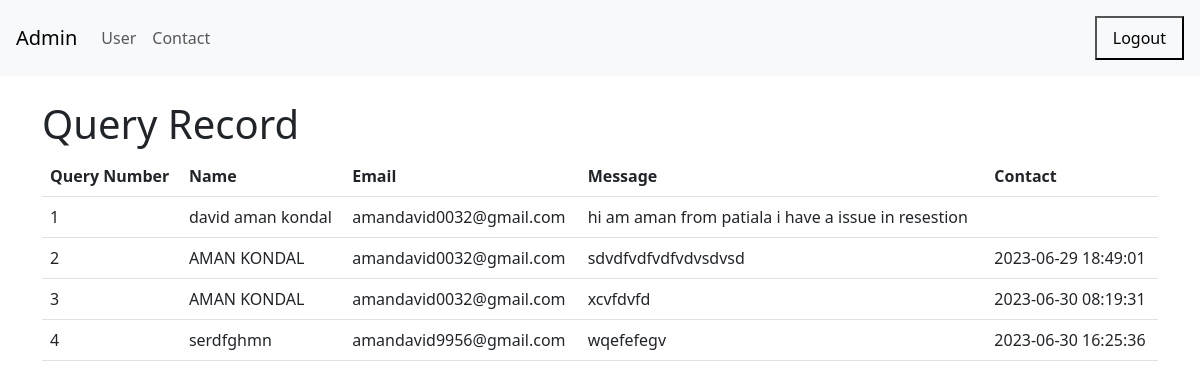
The page /admin/contact.php (signed in) on the database its author committed.
### tables this page shows
CREATE TABLE `contact` (
  `id` int(10) NOT NULL,
  `name` varchar(20) NOT NULL,
  `email` varchar(50) NOT NULL,
  `message` varchar(200) NOT NULL,
  `date` datetime DEFAULT NULL
);

### admin/contact.php (the view, shortened to what this page needs)
<?php
include "../include/main.php";
?>
<!DOCTYPE html>
<html>
<head>
    <link href="https://cdn.jsdelivr.net/npm/bootstrap@5.3.0-alpha1/dist/css/bootstrap.min.css" rel="stylesheet">
</head>
<body>
    <div class="relative w-full bg-white">
        <nav class="navbar navbar-expand-lg navbar-light bg-light p-3">
            <a class="navbar-brand" href="#">Admin </a>
            <div class="collapse navbar-collapse" id="navbarNav">
                <ul class="navbar-nav">
                    <li class="nav-item active">
                        <a class="nav-link" href="admin-view.php">User</a>
                    </li>
                    <li class="nav-item">
                        <a class="nav-link" href="contact.php">Contact</a>
                    </li>
                </ul>
            </div>
            <a href="../logout.php"><button type="button" type="logout" class="rounded-md bg-transparent px-3 py-2 text-sm font-semibold text-black hover:bg-black/10 focus-visible:outline focus-visible:outline-2 focus-visible:outline-offset-2 focus-visible:outline-black">
                    Logout
                </button></a>
        </nav>
    </div>
    <div class="container">
        <br />
        <h1>Query Record</h1>
        <table class="table">
            <thead class="thead-dark">
                <tr>
                    <th scope="col">Query Number</th>
                    <th scope="col">Name</th>
                    <th scope="col">Email</th>
                    <th scope="col">Message</th>
                    <th scope="col">Contact</th>
                </tr>
            </thead>
            <tbody>
                <?php
                $query = "SELECT * FROM contact ";
                $result = mysqli_query($conn, $query);
                $count = 1;
                if ($result) {
                    if (mysqli_num_rows($result) > 0) {
                        foreach ($result as $data) {
                ?>
                            <tr>
                                <td><?= $count++ ?></td>
                                <td><?= $data['name']; ?></td>
                                <td><?= $data['email']; ?></td>
                                <td><?= $data['message'] ?></td>
                                <td><?= $data['date'] ?></td>
                            </tr>
                <?php
                        }
                    } else {
                        echo "<tr><td colspan='4'>No data found.</td></tr>";
                    }
                } else {
                    echo "Error in query execution: " . mysqli_error($conn);
                }
                ?>
            </tbody>
        </table>
    </div>
</body>

### rows shown on the page
contact: name "david aman kondal", email "amandavid0032@gmail.com", message "hi am aman from patiala i have a issue in resestion"
contact: name "AMAN KONDAL", email "amandavid0032@gmail.com", message "sdvdfvdfvdfvdvsdvsd", date "2023-06-29 18:49:01"
contact: name "AMAN KONDAL", email "amandavid0032@gmail.com", message "xcvfdvfd", date "2023-06-30 08:19:31"
contact: name "serdfghmn", email "amandavid9956@gmail.com", message "wqefefegv", date "2023-06-30 16:25:36"
